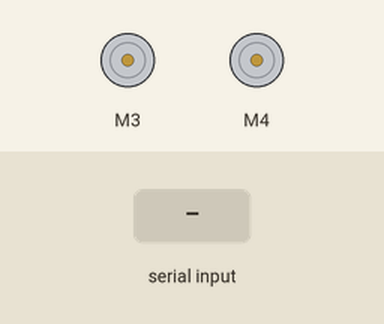
A sketch run on a simulated Arduino Uno, built with avr-gcc and run on an emulated ATmega328P. On the bench: 2 × DC motor (green arrow = forward, orange = backward, longer = faster). The test bench sets the inputs (shaded band).

Above: at 1.2 s.
1.3 s: "a" received over the second serial link
At 1.6 s:
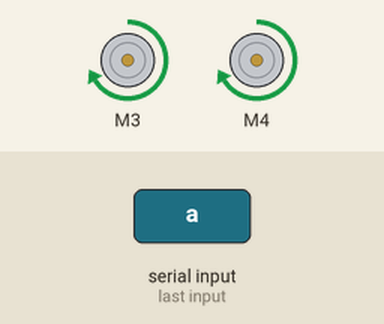
3.8 s: "c" received over the second serial link
At 4.6 s:
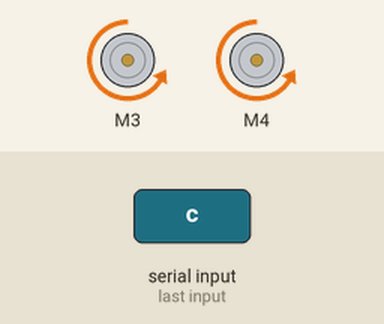
6.3 s: "e" received over the second serial link
At 6.6 s:
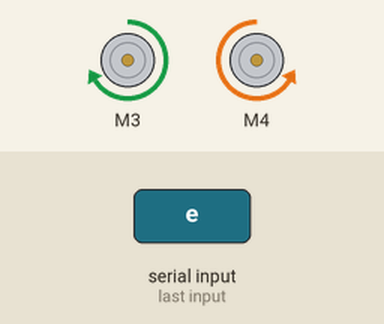
8.8 s: "g" received over the second serial link
At 9.6 s:
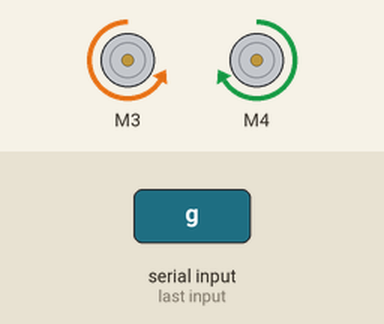
Timing chart, 0 to 11.8 s (numbered marks = the images above; inputs shaded):
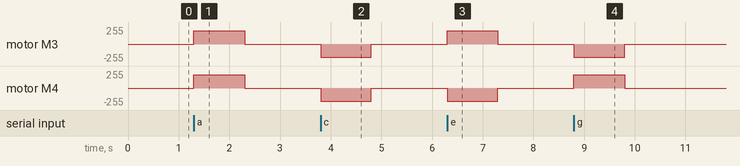

The sketch:

CarRemote.ino
```cpp
#define TIMEOUT 1000
#define SPEEDCHANGE 20

#include <AFMotor.h>
#include <SoftwareSerial.h>
bool forward,backward,turnleft,turnright,brake;
int speed, timeout;


SoftwareSerial SerialPort(10,9);
AF_DCMotor right(3);
AF_DCMotor left(4);

void setup() {
  SerialPort.begin(115200);
  SerialPort.println("Hello!");
  forward = false;
  backward = false;
  turnleft = false;
  turnright = false;
  speed = 200;
  right.setSpeed(speed);
  left.setSpeed(speed);
}

void loop() {
  // put your main code here, to run repeatedly:
  if(SerialPort.available()>0){
    char text = SerialPort.read();
    switch(text){
      case 'a':
      forward = true;
      timeout = millis();
      break;
      case 'b':
      forward = false;
      break;
      case 'c':
      backward = true;
      timeout = millis();
      break;
      case 'd':
      backward = false;
      break;
      case 'e':
      turnleft = true;
      timeout = millis();
      break;
      case 'f':
      turnleft = false;
      break;
      case 'g':
      turnright = true;
      timeout = millis();
      break;
      case 'h':
      turnright = false;
      break;
      case 'i':
      if(speed >= 240){
        speed = 240;
      } else {
        speed += SPEEDCHANGE;
      }
      right.setSpeed(speed);
      left.setSpeed(speed);
      SerialPort.println(speed);
      break;
      case 'j':
      if(speed <= 0){
        speed = 0;
      } else {
        speed -= SPEEDCHANGE;
      }
      right.setSpeed(speed);
      left.setSpeed(speed);
      SerialPort.println(speed);
      break;
      case 'k':
      brake = true;
      timeout = millis();
      break;
      case 'l':
      brake = false;
      break;
    }
  }
  if(forward || backward || turnleft || turnright || brake){
    if((millis()-timeout) > TIMEOUT){
      forward = false;
      backward = false;
      turnright = false;
      turnleft = false;
      brake = false;
    }
  }
  if(forward){
    right.run(FORWARD);
    left.run(FORWARD);
  }
  if(backward){
    right.run(BACKWARD);
    left.run(BACKWARD);
  }
  if(turnleft){
    right.run(FORWARD);
    left.run(BACKWARD);
  }
  if(turnright){
    right.run(BACKWARD);
    left.run(FORWARD);
  }
  if(brake){
    right.run(BRAKE);
    left.run(BRAKE);
  }
  if(not(forward||backward||turnleft||turnright||brake)){
    right.run(RELEASE);
    left.run(RELEASE);
  }
}
```

Measured:
- after the input at 1.3 s, motor M3, motor M4: stopped → forward 200/255 at once, → stopped 1.0 s later
- after the input at 3.8 s, motor M3, motor M4: stopped → backward 200/255 at once, → stopped 1.0 s later
- after the input at 6.3 s, motor M3: stopped → forward 200/255 at once, → stopped 1.0 s later; motor M4: stopped → backward 200/255 at once, → stopped 1.0 s later
- after the input at 8.8 s, motor M3: stopped → backward 200/255 at once, → stopped 1.0 s later; motor M4: stopped → forward 200/255 at once, → stopped 1.0 s later
